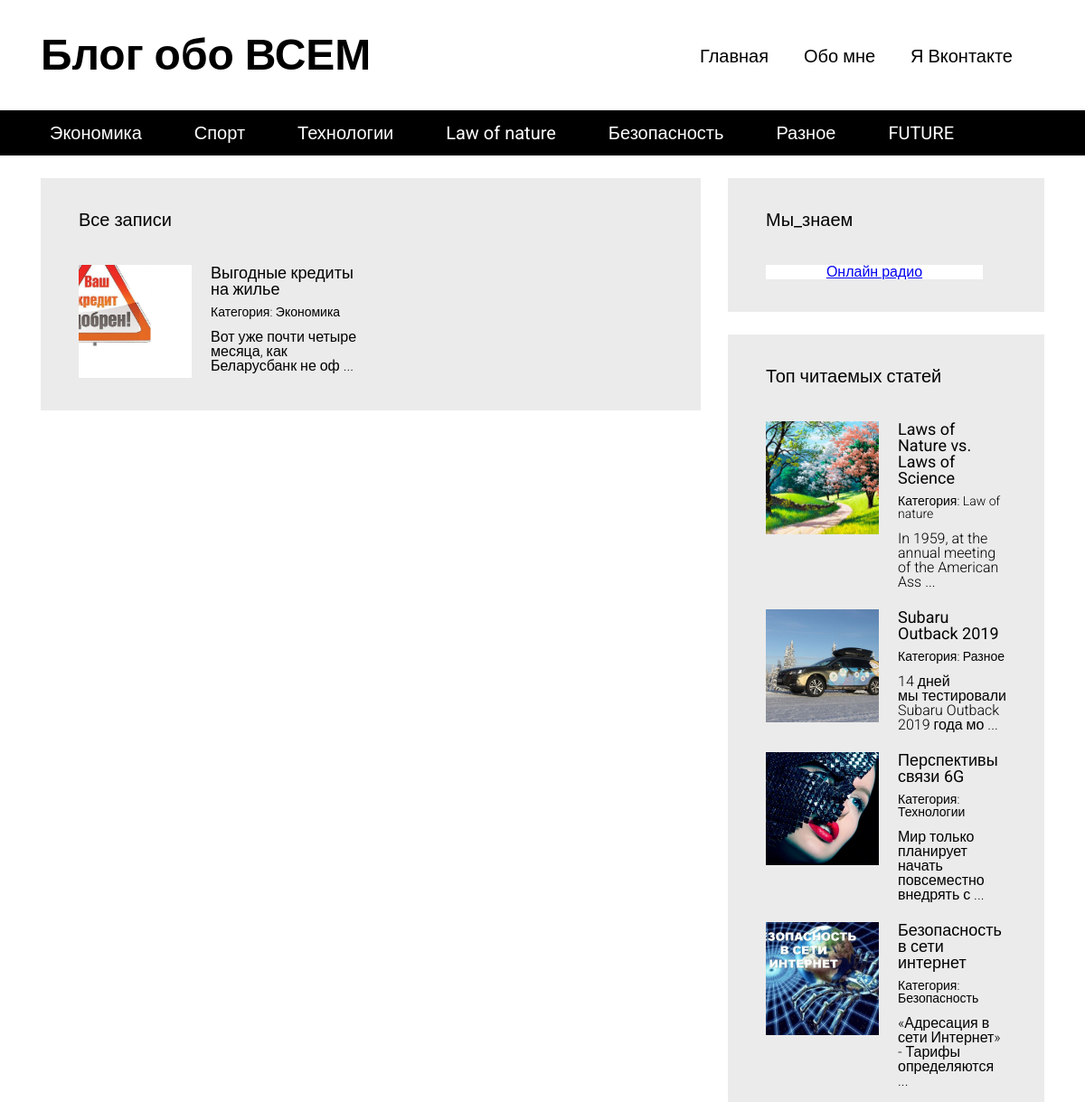
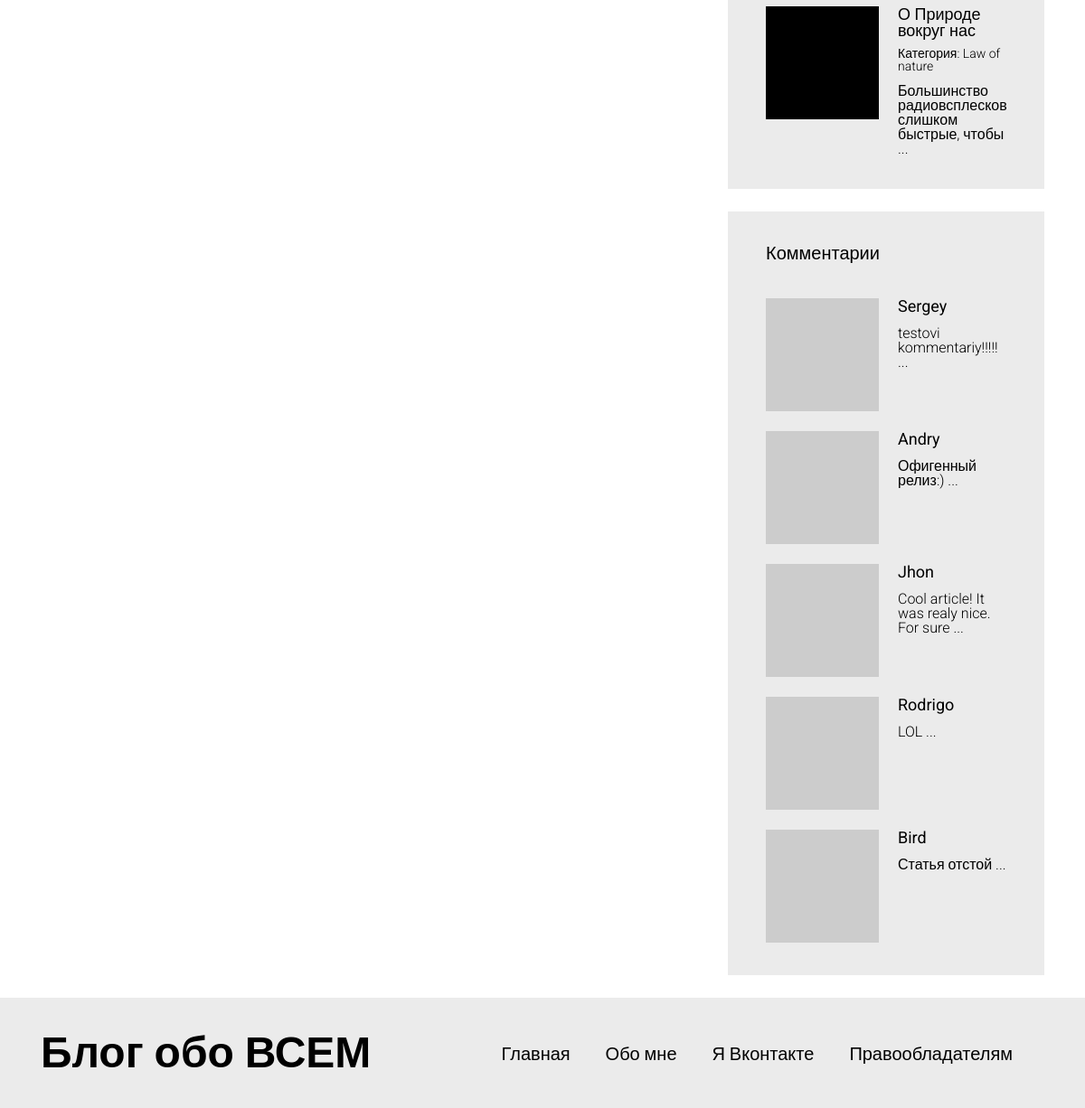
The page /articles.php?category=1 on the database its author committed (2 pictures, top to bottom).
### tables this page shows
CREATE TABLE `articles_categories` (
  `id` int(11) NOT NULL,
  `title` varchar(100) NOT NULL
);

CREATE TABLE `articles` (
  `id` int(11) NOT NULL,
  `title` varchar(255) DEFAULT NULL,
  `image` varchar(40) NOT NULL,
  `text` text,
  `category_id` int(11) DEFAULT NULL,
  `pubdate` datetime NOT NULL DEFAULT CURRENT_TIMESTAMP,
  `views` int(11) NOT NULL DEFAULT '0'
);

CREATE TABLE `comments` (
  `id` int(11) NOT NULL,
  `author` varchar(100) NOT NULL,
  `nickname` varchar(100) NOT NULL,
  `email` varchar(255) NOT NULL,
  `text` text NOT NULL,
  `pubdate` datetime NOT NULL,
  `articles_id` int(11) NOT NULL
);

### includes/config.php (called while the page is built, shortened)
<?php
$config = array(
	'title' => 'Блог обо ВСЕМ',
	'vk_url' => 'http://vk.com',
	'db' => array(
		'server' => 'localhost',
		'username' => 'root',
		'password' => '',
		'name' => 'blog_db'
	)
);

### articles.php (the view, shortened to what this page needs)
<?php
require "includes/config.php";
?>
<!DOCTYPE html>
<html lang="en">
<head>
  <link rel="stylesheet" type="text/css" href="/media/assets/bootstrap-grid-only/css/grid12.css">
  <link rel="stylesheet" type="text/css" href="/media/css/style.css">
</head>
<body>
  <div id="wrapper">
   <?php include "includes/header.php"; ?>
    <div id="content">
      <div class="container">
        <div class="row">
          <section class="content__left col-md-8">
            <div class="block">
              <h3>Все записи</h3>
                <div class="block__content">
                <div class="articles articles__horizontal">
                <?php
                  $v_page = 4;
                  $page = 1;
                  $category_query = '';
                     if (isset($_GET['category']))
                    {
                      $category = (int) $_GET['category'];
                      $category_query = 'WHERE `category_id` = '. $category;
                    }
                         $total_count_q = mysqli_query($connection, "SELECT * FROM `articles` $category_query ORDER BY `id` DESC " );
                         $total_count = mysqli_num_rows($total_count_q);
                         $total_pages = ceil($total_count / $v_page);
                    if ($page <= 1 || $page > $total_pages)
                    {
                      $page = 1;
                    }
                    $offset = ($v_page * $page) - $v_page;
                    $articles = mysqli_query($connection, "SELECT * FROM `articles` $category_query ORDER BY `id` DESC LIMIT $offset,$v_page" );
                    if (mysqli_num_rows($articles) <= 0)
                    {
                      echo '<article class="article">Нет статей</article>';
                    } else
                    {
                     while ($art = mysqli_fetch_assoc($articles))
                     {
                      ?>
                      <article class="article">
                        <div class="article__image" style="background-image: url(/static/images/<?php echo $art['image']; ?>);"></div>
                        <div class="article__info">
                          <a href="/article.php?id=<?php echo $art['id']; ?> "><?php echo $art['title']; ?></a>
                              <?php
                                $art_cat = false;
                                foreach ($categories as $cat) {
                                  if ($cat['id'] == $art['category_id'])
                                  {
                                    $art_cat = $cat;
                                    break;
                                  }
                                }
                              ?>
                            <div class="article__info__meta">
                              <small>Категория: <a href="articles.php?category=<?php echo $art_cat['id']; ?>"><?php echo $art_cat['title']; ?></a></small>
                            </div>
                             <div class="article__info__preview"><?php echo mb_substr(strip_tags($art['text']), 0, 50, 'utf-8'). ' ...'; ?></div>
                        </div>
                  </article>
                      <?php
                    }
                    }
                  ?>
                </div>
              </div>
            </div>
          </section>
          <section class="content__right col-md-4">
            <?php include 'includes/sidebar.php'; ?>
          </section>
        </div>
      </div>
    </div>
    <?php include 'includes/footer.php'; ?>
  </div>
</body>
</html>

### includes/header.php
<header id="header">
  <div class="header__top">
    <div class="container">
      <div class="header__top__logo">
        <h1><?php echo $config['title']; ?></h1>
      </div>
      <nav class="header__top__menu">
        <ul>
          <li><a href="/">Главная</a></li>
          <li><a href="/pages/about_me.php">Обо мне</a></li>
          <li><a href=" <?php echo $config['vk_url']; ?> " target="_blank">Я Вконтакте</a></li>
        </ul>
      </nav>
    </div>
  </div>
<?php
$categories_q = mysqli_query($connection, "SELECT * FROM `articles_categories`" );
$categories = array();
?>
<div class="header__bottom">
  <div class="container">
    <nav>
      <ul>
        <?php
          while ($cat = mysqli_fetch_assoc($categories_q))
          { ?>
           <li><a href="/articles.php?category=<?php echo $cat['id']; ?>"> <?php echo $cat['title']; ?> </a></li>
           <?php
            $categories[] = $cat;
          }
        ?>
      </ul>
    </nav>
  </div>
</div>
</header>

### includes/sidebar.php (shortened to what this page needs)
  <div class="block">
    <h3>Мы_знаем</h3>
    <div class="block__content">
    <div id="RO" style="text-align:center;width:240px;background:#fff;"><a href="http://fmradio-online.ru/" id="aRO">Онлайн радио</a></div>
    </div>
  </div>
<div class="block">
    <h3>Топ читаемых статей</h3>
    <div class="block__content">
      <div class="articles articles__vertical">
            <?php
               $articles = mysqli_query($connection, "SELECT * FROM `articles` ORDER BY `views` DESC LIMIT 5" );
                  while ($art = mysqli_fetch_assoc($articles))
                   {
                     ?>
                <article class="article">
                  <div class="article__image" style="background-image: url(/static/images/<?php echo $art['image']; ?>);">
                  </div>
                  <div class="article__info">
                    <a href="/article.php?id=<?php echo $art['id']; ?> "><?php echo $art['title']; ?></a>
                    <?php
                      $art_cat = false;
                      foreach ($categories as $cat) {
                        if ($cat['id'] == $art['category_id'])
                        {
                          $art_cat = $cat;
                          break;
                        }
                      }
                    ?>
                    <div class="article__info__meta">
                      <small>Категория: <a href="articles.php?category=<?php echo $art_cat['id']; ?>"><?php echo $art_cat['title']; ?></a></small>
                    </div>
                    <div class="article__info__preview"><?php echo mb_substr(strip_tags($art['text']), 0, 50, 'utf-8'). ' ...'; ?>
                    </div>
                  </div>
                </article>
            <?php
          }
        ?>
      </div>
    </div>
  </div>
  <div class="block">
    <h3>Комментарии</h3>
    <div class="block__content">
      <div class="articles articles__vertical">
            <?php
               $comments = mysqli_query($connection, "SELECT * FROM `comments` ORDER BY `id` DESC LIMIT 5" );
                  while ($comment = mysqli_fetch_assoc($comments))
                   {
                     ?>
                <article class="article">
                  <div class="article__image" style="background-image: url(https://www.gravatar.com/avatar/<?php md5($comment['email']); ?>?s=125);">
                  </div>
                  <div class="article__info">
                    <a href="/article.php?id=<?php echo $comment['articles_id']; ?> "><?php echo $comment['author']; ?></a>
                    <div class="article__info__preview"><?php echo mb_substr(strip_tags($comment['text']), 0, 50, 'utf-8'). ' ...'; ?>
                    </div>
                  </div>
                </article>
            <?php
          }
        ?>
      </div>
    </div>
 </div>

### media/css/style.css (style rules this page uses)
html, body, div, span, applet, object, iframe, h1, h2, h3, h4, h5, h6, p, blockquote, pre, a, abbr, acronym, address, big, cite, code, del, dfn, em, img, ins, kbd, q, s, samp, small, strike, strong, sub, sup, tt, var, b, u, i, center, dl, dt, dd, ol, ul, li, fieldset, form, label, legend, table, caption, tbody, tfoot, thead, tr, th, td, article, aside, canvas, details, embed, figure, figcaption, footer, header, hgroup, menu, nav, output, ruby, section, summary, time, mark, audio, video { margin: 0; padding: 0; border: 0; font-size: 100%; font: inherit; vertical-align: baseline; }
article, aside, details, figcaption, figure, footer, header, hgroup, menu, nav, section { display: block; }
body { line-height: 1; }
ol, ul { list-style: none; }
h1 { font-size: 48px; font-weight: bold; }
h3 { font-size: 20px; font-weight: bold; }
body { font-family: 'Roboto', sans-serif; }
#header { margin-bottom: 25px; }
#header .header__top { padding: 37px 0; }
#header .header__top .header__top__logo { float: left; }
#header .header__top .header__top__menu { padding-top: 15px; text-align: right; }
#header .header__top .header__top__menu ul > li { display: inline-block; margin-right: 35px; }
#header .header__top .header__top__menu ul > li > a { font-size: 20px; text-decoration: none; color: black; }
#header .header__bottom { height: 50px; background-color: black; line-height: 50px; }
#header .header__bottom nav ul > li { display: inline-block; margin-right: 34px; }
#header .header__bottom nav ul > li > a { color: white; font-size: 20px; text-decoration: none; padding: 3px 10px; }
.block { background-color: #ebebeb; padding: 36px 42px; margin-bottom: 25px; }
.block > h3 { font-weight: normal; }
.block .block__content { padding-top: 40px; }
.articles.articles__horizontal { font-size: 0; margin: -12px; }
.articles.articles__horizontal .article { margin-bottom: 22px; display: inline-block; vertical-align: top; width: 50%; font-size: 16px; padding: 12px; }
.articles.articles__vertical .article { margin-bottom: 22px; }
.articles .article:last-child { margin-bottom: 0; }
.articles .article:after { visibility: hidden; display: block; font-size: 0; content: " "; clear: both; height: 0; }
.articles .article .article__image { width: 125px; height: 125px; overflow: hidden; background-color: black; float: left; background-repeat: no-repeat; background-size: cover; background-position: center center; }
.articles .article .article__info { margin-left: 125px; padding-left: 21px; }
.articles .article .article__info > a { color: black; font-size: 18px; font-weight: normal; text-decoration: none; }
.articles .article .article__info > .article__info__meta { font-size: 14px; font-weight: 300; margin-top: 9px; margin-bottom: 13px; }
.articles .article .article__info > .article__info__meta a { color: black; text-decoration: none; }
.articles .article .article__info > .article__info__preview { font-size: 16px; font-weight: 300; }

### rows shown on the page
articles_categories: title "Экономика"
articles_categories: title "Спорт"
articles_categories: title "Технологии"
articles_categories: title "Law of nature"
articles_categories: title "Безопасность"
articles_categories: title "Разное"
articles_categories: title "FUTURE"
articles: image (picture), title "Выгодные кредиты на жилье", text "Вот уже почти четыре месяца, как Беларусбанк не оф"
articles: image (picture), title "Laws of Nature vs. Laws of Science", text "In 1959, at the annual meeting of the American Ass"
articles: image (picture), title "Subaru Outback 2019", text "14 дней мы тестировали Subaru Outback 2019 года мо"
articles: image (picture), title "Перспективы связи 6G", text "Мир только планирует начать повсеместно внедрять с"
articles: image (picture), title "Безопасность в сети интернет", text "«Адресация в сети Интернет» - Тарифы определяются"
articles: title "О Природе вокруг нас", text "Большинство радиовсплесков слишком быстрые, чтобы"
comments: author "Sergey", text "testovi kommentariy!!!!!"
comments: author "Andry", text "Офигенный релиз:)"
comments: author "Jhon", text "Cool article! It was realy nice. For sure"
comments: author "Rodrigo", text "LOL"
comments: author "Bird", text "Статья отстой"

### other values the page prints
$config['title'] "Блог обо ВСЕМ"
